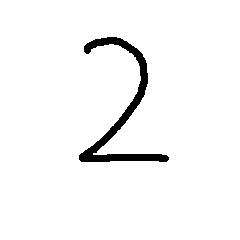
#> input picture classwork5/digit2.jpg, 240 x 240 px
$ python -i experiment3.py   (imports and definitions only)
#> lines starting #> are read from the running program, lines starting #| are printed output that depends on the picture; after the words box and inside, x2 and y2 are one past the last pixel; in counts of white or black regions, pixels touching at a corner belong together
import numpy as np
import matplotlib.pyplot as plt
from PIL import Image, ImageOps

from sklearn.datasets import fetch_openml
from sklearn.model_selection import train_test_split
from sklearn.preprocessing import StandardScaler
from sklearn.neural_network import MLPClassifier
from sklearn.metrics import accuracy_score, classification_report, confusion_matrix
from skimage.filters import threshold_otsu
from PIL import Image
import numpy as np
import matplotlib.pyplot as plt

plt.rcParams['font.sans-serif'] = ['SimHei']
plt.rcParams['axes.unicode_minus'] = False

# =====================================================
# 1. 加载 MNIST 数据集
# =====================================================
# [1 line not run here, left out]
# [1 line that did not run here, left out]
# [1 line that did not run here, left out]
# [1 line that did not run here, left out]

# [1 line not run here, left out]

# =====================================================
# 2. 划分训练集与测试集
# =====================================================
# [3 lines that did not run here, left out]

# 标准化（神经网络对尺度敏感）
scaler = StandardScaler()
# [1 line that did not run here, left out]
# [1 line that did not run here, left out]

# =====================================================
# 3. 构建神经网络
#    输入层：784
#    隐层：2 层，分别 128、64 个神经元
#    输出层：10（由 MLPClassifier 自动生成，不包含在 hidden_layer_sizes 中）
# =====================================================
mlp = MLPClassifier(
    hidden_layer_sizes=(128, 64),
    activation='relu',
    solver='adam',
    alpha=1e-4,
    batch_size=128,
    learning_rate_init=1e-3,
    max_iter=50,
    early_stopping=True,
    validation_fraction=0.1,
    n_iter_no_change=5,
    random_state=42,
    verbose=True
)

# =====================================================
# 4. 训练模型
# =====================================================
# [2 lines not run here, left out]

# =====================================================
# 5. 在测试集上评估
# =====================================================
# [1 line that did not run here, left out]
# [1 line that did not run here, left out]
# [14 lines not run here, left out]

# =====================================================
# 6. 自写数字图片预处理函数
#    输入：图片路径（手机拍照或扫描均可）
#    输出：与 MNIST 风格一致的 28×28 灰度图像素向量
# =====================================================
def preprocess_handwritten_image(img_path, show=False):
    """
    将自写数字照片处理为 MNIST 风格：
    黑底白字、28×28、数字居中、占 20×20。
    """
#> called with img_path = 'digit2.jpg', show = False
    # 1. 读取灰度图
    img = Image.open(img_path).convert('L')
    img = np.array(img).astype(np.float32)
#> img: shape (240, 240) float32

    # 2. 自动判断极性：让数字变成亮、背景变成暗
    #    先估计背景亮度：取四条边
    border = np.concatenate([img[0, :], img[-1, :], img[:, 0], img[:, -1]])
#> border = 960 values from 255 to 255
    bg_is_bright = border.mean() > 127   # 白底黑字 -> True
#> bg_is_bright = True

    # 3. Otsu 二值化
    try:
        thresh = threshold_otsu(img.astype(np.uint8))
#> thresh = 86
    except Exception:
        thresh = 127

    if bg_is_bright:
        # 白底黑字：数字是暗的，所以取 < thresh
        binary = img < thresh
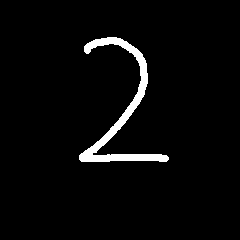
#> binary: shape (240, 240) bool; 3.4% white; 1 white region, box (x1, y1, x2, y2) and area: (79, 37, 169, 162) 1984
    else:
        # 黑底白字：数字是亮的，取 > thresh
        binary = img > thresh

    # 4. 兜底：如果前景像素太少或太多，翻转一次
    ratio = binary.mean()
#> ratio = 0.0344
    if ratio < 0.01 or ratio > 0.5:
        binary = ~binary

    # 5. 只保留最大连通区域，去掉噪点
    from scipy.ndimage import label, binary_fill_holes
    labeled, num = label(binary)
#> num = 1
    if num > 0:
        sizes = np.bincount(labeled.ravel())
#> sizes = [55616, 1984]
        sizes[0] = 0                      # 忽略背景
        largest = sizes.argmax()
#> largest = 1
        binary = (labeled == largest)
    binary = binary_fill_holes(binary)   # 填补数字内部空洞

    # 6. 裁剪包围盒
    coords = np.argwhere(binary)
#> coords = 1984 pairs, first value 37 to 161, second value 79 to 168
    if coords.size == 0:
        raise ValueError("未在图片中检测到数字，请检查图片背景与字迹对比度。")
    y0, x0 = coords.min(axis=0)
#> y0 = 37; x0 = 79
    y1, x1 = coords.max(axis=0) + 1
#> y1 = 162; x1 = 169
    digit_mask = binary[y0:y1, x0:x1]    # True = 数字
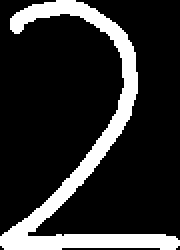
#> digit_mask: shape (125, 90) bool (shown 2 times larger); 17.6% white; 1 white region, box (x1, y1, x2, y2) and area: (0, 0, 90, 125) 1984

    # 7. 等比例缩放到 20×20
    h, w = digit_mask.shape
#> h = 125; w = 90
    if h > w:
        new_h = 20
        new_w = max(1, int(round(w * 20 / h)))
#> new_w = 14
    else:
        new_w = 20
        new_h = max(1, int(round(h * 20 / w)))

    digit_img = Image.fromarray(
        (digit_mask * 255).astype(np.uint8)   # True -> 255 白色
    ).resize((new_w, new_h), Image.LANCZOS)

    # 8. 居中贴到 28×28 黑色画布（黑底白字）
    canvas = Image.new('L', (28, 28), 0)
#> canvas: PIL image 28x28 L; every value is 0
    paste_x = (28 - new_w) // 2
#> paste_x = 7
    paste_y = (28 - new_h) // 2
    canvas.paste(digit_img, (paste_x, paste_y))
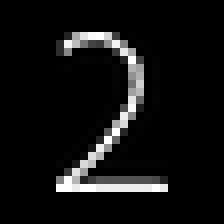
#> canvas: PIL image 28x28 L (shown 8 times larger); min 0, max 255, mean 17.3

    arr = np.array(canvas).astype(np.float32) / 255.0

    if show:
        plt.figure(figsize=(3, 3))
        plt.imshow(arr, cmap='gray')
        plt.title('预处理后的 28×28 图像')
        plt.axis('off')
        plt.show()

    return arr.reshape(1, -1)


# =====================================================
# 7. 测试自写数字
# =====================================================
# 请将下面两个路径替换为你自己的图片路径
img_paths = ['digit2.jpg', 'digit3.jpg']

fig, axes = plt.subplots(1, 2, figsize=(8, 4))

# [27 lines not run here, left out]

>>> result = preprocess_handwritten_image('digit2.jpg')

$ run again, on classwork5/digit4.jpg
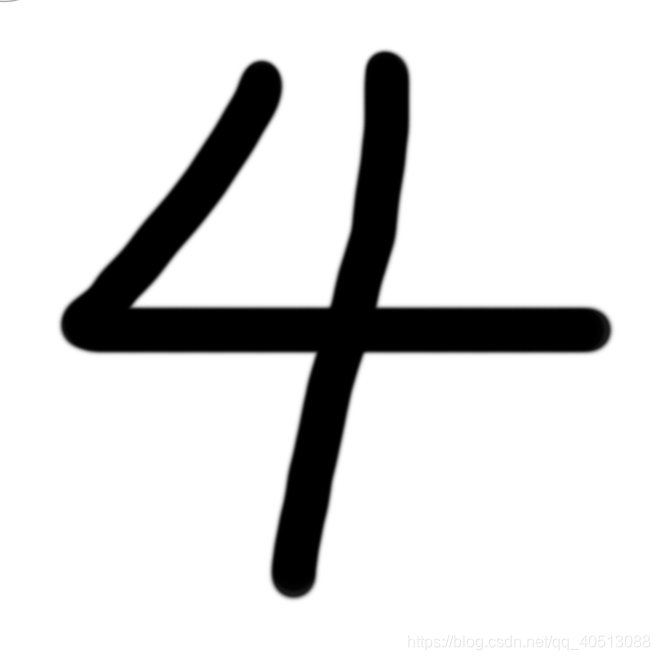
#> input picture classwork5/digit4.jpg, 660 x 660 px
#> border = 2640 values, max 255 at index 21, min 173 at index 1321, mean 254.6
#> bg_is_bright = True
#> thresh = 130
#> in preprocess_handwritten_image, `binary = img < thresh`:
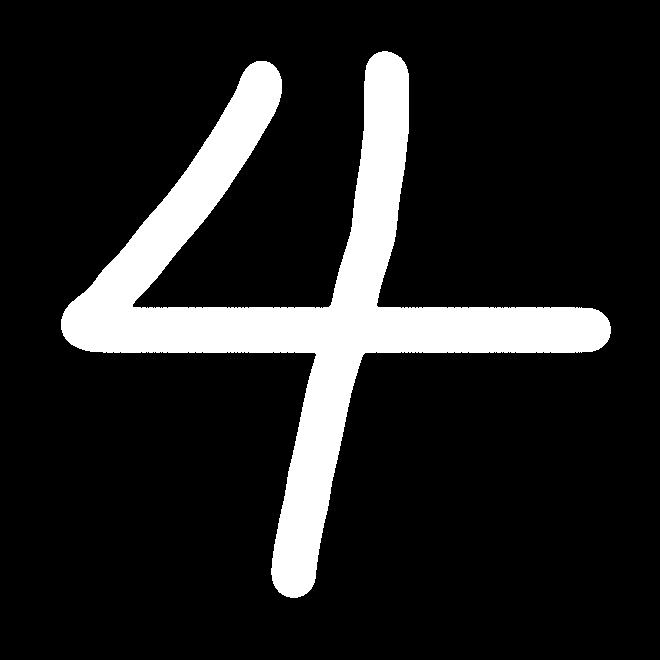
#> binary: shape (660, 660) bool; 13.8% white; 1 white region, box (x1, y1, x2, y2) and area: (61, 51, 611, 598) 60318
#> ratio = 0.138
#> num = 1
#> sizes = [375282, 60318]
#> largest = 1
#> coords = 60318 pairs, first value 51 to 597, second value 61 to 610
#> y0 = 51; x0 = 61
#> y1 = 598; x1 = 611
#> digit_mask: shape (547, 550) bool; 20% white; 1 white region, box (x1, y1, x2, y2) and area: (0, 0, 550, 547) 60318
#> in preprocess_handwritten_image, `canvas.paste(digit_img, (paste_x, paste_y))`:
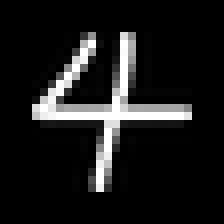
#> canvas: PIL image 28x28 L (shown 8 times larger); min 0, max 255, mean 26.8
